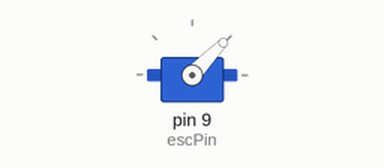
Simulated run of this sketch. Board: Arduino Uno, built with avr-gcc and run on an emulated ATmega328P. Parts: servo.

Above: at 0.05 s.
At 0.95 s:
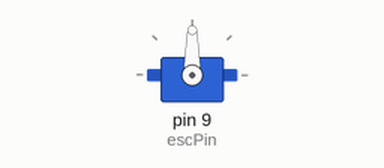
At 1.9 s:
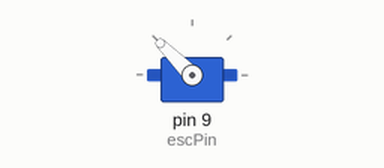
At 3.75 s:
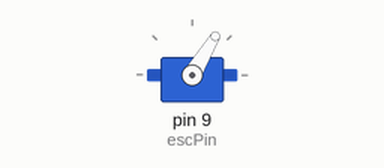
Timing chart, 0 to 18.3 s (numbered marks = the images above):
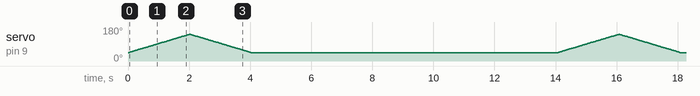

The sketch:

esc_code.ino
```cpp
#include <Servo.h>

Servo esc; // Create Servo object to control the ESC
int escPin = 9; // PWM pin connected to ESC signal

void setup() {
  Serial.begin(9600);
  esc.attach(escPin);

  // // ESC Calibration Sequence
  // Serial.println("Calibrating ESC...");
  // esc.writeMicroseconds(2000); // Max throttle
  // delay(2000); // Wait 2 seconds
  // esc.writeMicroseconds(1000); // Min throttle
  // delay(2000); // Wait 2 seconds
  // Serial.println("Calibration complete. Starting motor control...");
}

void loop() {
  // Example: slowly ramp motor speed up and down
  for (int speed = 1000; speed <= 2000; speed += 10) {
    esc.writeMicroseconds(speed);
    delay(20);
  }
  for (int speed = 2000; speed >= 1000; speed -= 10) {
    esc.writeMicroseconds(speed);
    delay(20);
  }
  delay(10000);
}
```
